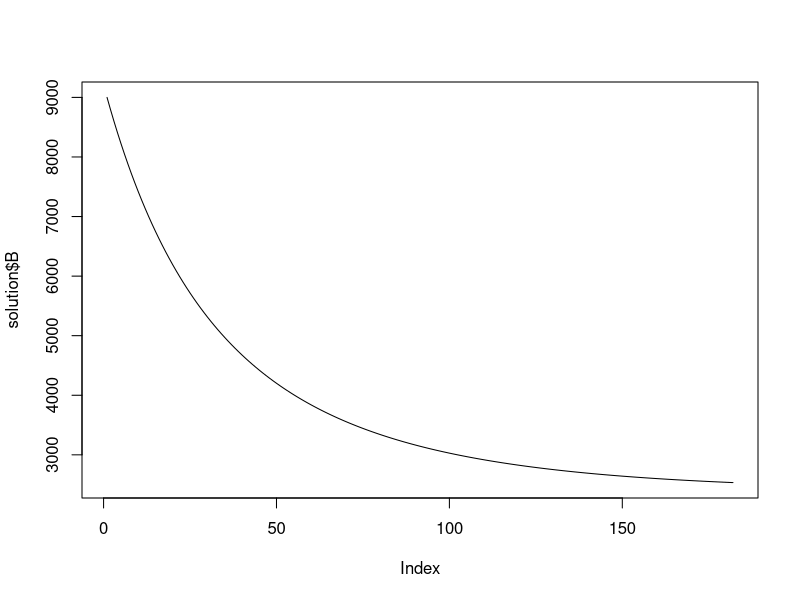
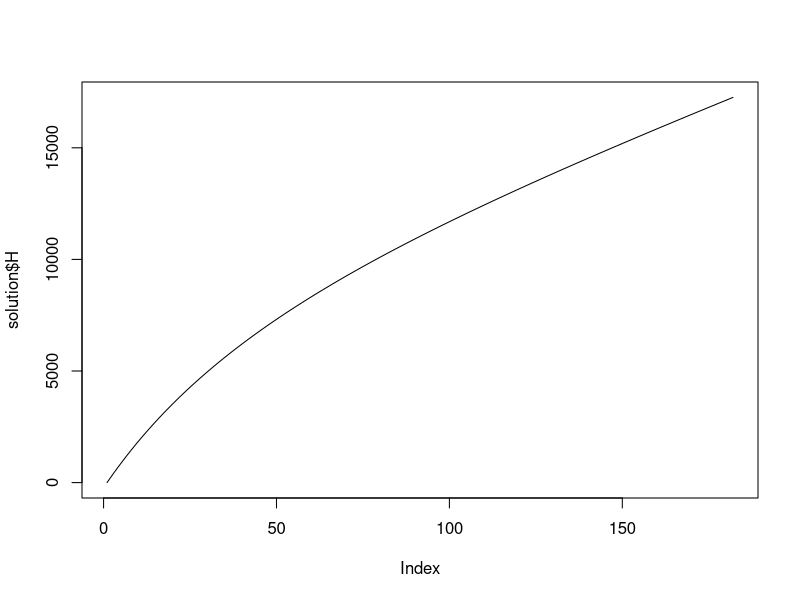
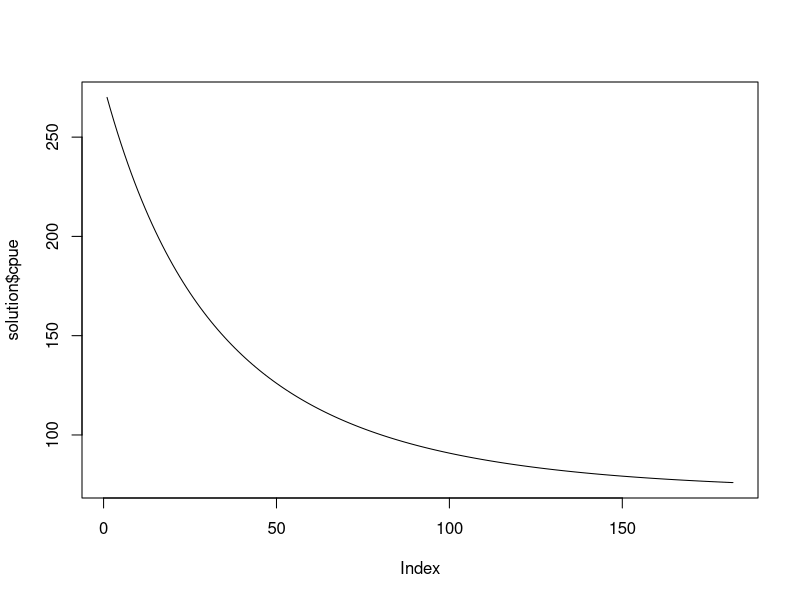

Write R code to recreate these figures, in order. (Note: this script raises an error after producing the figures.)
## ---- chunk 1
library(deSolve)
## ---- chunk 2
ode_fox<-function(t,x,parms)
    {
    # set the state variable 
    B<-x[1]
    H<-x[2]
    # set the parameters
    r<-parms[1] # intrinsic growth rate
    Bmax<-parms[2] # maximum biomass
    F<-parms[3]    
    q<-parms[4] # catchability for fishery independent sampling

    # effort
    #f<-f_fun(t) # function to 
    # the Fox model of biomass dynamics as a 
    # ordinary differential equation
    ## change in biomass
    dB<- r*B*(log(Bmax/B))  - F*B
    ## change in harvest
    dH<- F*B
    # fishery independent monitoring
    I<- q*B
    return(list(c(dB,dH),cpue=I))
    }
## ---- chunk 3
set.seed(12345)
n_years<-10
f<-runif(10,100,5000)
f_fun<-approxfun(x=c(1:n_years),
    y=f,
    method="constant",
    rule=2)
parameters<-c(r=0.35,
    Bmax=10000,
    F=0.5,
    q=0.03)    
initial_biomass<- c(B=9000,H=0)
solution<- ode(
    y=initial_biomass, 
    times=seq(1,n_years+0.05,by=0.05), 
    func=ode_fox, 
    parms=parameters, 
    method="lsoda")
solution<-as.data.frame(solution)
solution$time<-round(solution$time,2)
plot(solution$B,type="l")
plot(solution$H,type="l")
plot(solution$cpue,type="l")
## ---- chunk 4
solution$year<-floor(solution$time)
# annual catch
catch<-aggregate(cbind(time,H)~year,solution, max)[,c(1,3)]
catch$H<-c(catch$H[1],diff(catch$H))
# CATCH PER UNIT EFFORT 
cpue<- subset(solution,
    time %in% round(seq(1,n_years, 1)+0.5,2))
cpue<-data.frame(time=cpue$time,
    cpue=cpue$cpue.q)
obs<-list(cpue=cpue,catch=catch)
## ---- chunk 5
ode_fox<-function(t,x,parms)
    {
    # set the state variable 
    B<-x[1]
    H<-x[2]
    # set the parameters
    r<-parms[1] # intrinsic growth rate
    Bmax<-parms[2] # maximum biomass
    q<-parms[3] # catchability for fishery independent sampling

    # the Fox model of biomass dynamics as a 
    # ordinary differential equation
    ## change in biomass
    catch<- catch_fun(t)
    dB<- r*B*(log(Bmax/B))  - catch
    ## change in harvest
    dH<- catch
    # fishery independent monitoring
    I<- q*B
    return(list(c(dB,dH),cpue=I))
    }
## ---- chunk 6
ssq_fun<-function(par,obs)
    {
    # 1. PARAMETER NEED TO PROJECT ode_fox
    ## 1.1. effort 
    catch_fun<-approxfun(x=obs$catch$year,
        y=obs$catch$H,
        method='constant',
        rule=2)
    # 1.2. BDM PARAMETERS    
    parameters<-c(r=par['r'],   # intrinsic growth rate
        Bmax=par['Bmax'],       # Bmax
        q=par['q'])             # catchability
    ## 1.3. INITIAL BIOMASS AS A FRACTION OF BMAX    
    initial_values<- c(B=par['Bmax']*par['B0'],
        H=0)
    print(parameters)
    # 2. BDM TO BE PROJECTED GIVEN F, BMAX, R, AND B0
    solution<- ode(
        y=initial_values, 
        times=seq(1,n_years+0.05,by=0.05), 
        func=ode_fox, 
        parms=parameters, 
        method="lsoda")
    solution<-as.data.frame(solution)
    
    # 3. OBJECTIVE FUNCTION TO MINIMIZE
    ## 3.1. SUBSET OUT YIELD AT THE END OF THE YEAR
    ##      TO COMPARE TO OBSERVED YIELD
    pred_cpue<- subset(solution,round(time,2)%in% 
        round(obs$cpue$time,2))
    ## 3.2. SUM OF LOG NORMAL MULTPLICATIVE ERRORS
    sserror<-sum((obs$cpue$cpue-pred_cpue$cpue.q)^2)
    return(sserror) # RETURN OBJECTIVE VALUE
    }
## ---- chunk 7
ini_par<-c(Bmax=15000,
    B0=0.7,
    r=0.1,
    q=0.1)
## ---- chunk 8
fit<-optim(par=ini_par,
    fn=ssq_fun,
    method="L-BFGS-B",
    lower=rep(5000,0,0,0),
    upper=c(70000,1,0.5,0.3),
    #control=list(parscale=c(1000,0.1,0.1,0.1)),
    obs=obs)   
## ---- chunk 9
options(scipen=15)
fit$par
